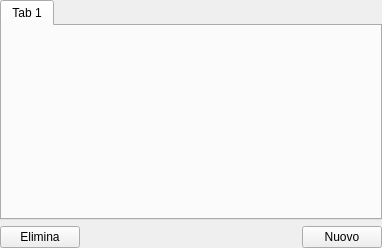
<?xml version="1.0" encoding="UTF-8"?>
<ui version="4.0">
 <class>MultiTabSection</class>
 <widget class="QWidget" name="MultiTabSection">
  <property name="geometry">
   <rect>
    <x>0</x>
    <y>0</y>
    <width>382</width>
    <height>248</height>
   </rect>
  </property>
  <property name="windowTitle">
   <string/>
  </property>
  <layout class="QGridLayout" name="gridLayout">
   <property name="margin">
    <number>0</number>
   </property>
   <item row="0" column="0" colspan="3">
    <widget class="QTabWidget" name="tabWidget">
     <property name="tabPosition">
      <enum>QTabWidget::North</enum>
     </property>
     <property name="currentIndex">
      <number>0</number>
     </property>
     <widget class="QWidget" name="tab1">
      <attribute name="title">
       <string>Tab 1</string>
      </attribute>
     </widget>
    </widget>
   </item>
   <item row="1" column="0">
    <widget class="QPushButton" name="btnDelete">
     <property name="text">
      <string>Elimina</string>
     </property>
    </widget>
   </item>
   <item row="1" column="1">
    <spacer name="horizontalSpacer">
     <property name="orientation">
      <enum>Qt::Horizontal</enum>
     </property>
     <property name="sizeHint" stdset="0">
      <size>
       <width>197</width>
       <height>20</height>
      </size>
     </property>
    </spacer>
   </item>
   <item row="1" column="2">
    <widget class="QPushButton" name="btnNew">
     <property name="text">
      <string>Nuovo</string>
     </property>
    </widget>
   </item>
  </layout>
 </widget>
 <resources/>
 <connections/>
</ui>
